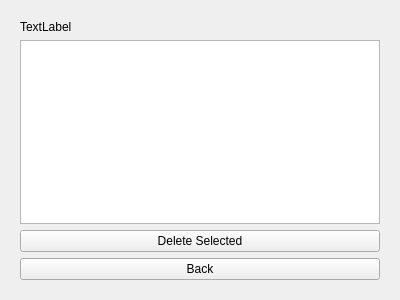
<?xml version="1.0" encoding="UTF-8"?>
<ui version="4.0">
 <class>OwnerAnimalsScreen</class>
 <widget class="QWidget" name="OwnerAnimalsScreen">
  <property name="geometry">
   <rect>
    <x>0</x>
    <y>0</y>
    <width>400</width>
    <height>300</height>
   </rect>
  </property>
  <property name="windowTitle">
   <string>Form</string>
  </property>
  <layout class="QHBoxLayout" name="horizontalLayout">
   <item>
    <widget class="QStackedWidget" name="stackedWidget">
     <property name="currentIndex">
      <number>0</number>
     </property>
     <widget class="QWidget" name="page">
      <layout class="QVBoxLayout" name="verticalLayout">
       <item>
        <widget class="QLabel" name="label">
         <property name="text">
          <string>TextLabel</string>
         </property>
        </widget>
       </item>
       <item>
        <widget class="QListWidget" name="listWidget"/>
       </item>
       <item>
        <widget class="QPushButton" name="deleteButton">
         <property name="text">
          <string>Delete Selected</string>
         </property>
        </widget>
       </item>
       <item>
        <widget class="QPushButton" name="backButton">
         <property name="text">
          <string>Back</string>
         </property>
        </widget>
       </item>
      </layout>
     </widget>
    </widget>
   </item>
  </layout>
 </widget>
 <resources/>
 <connections/>
</ui>
